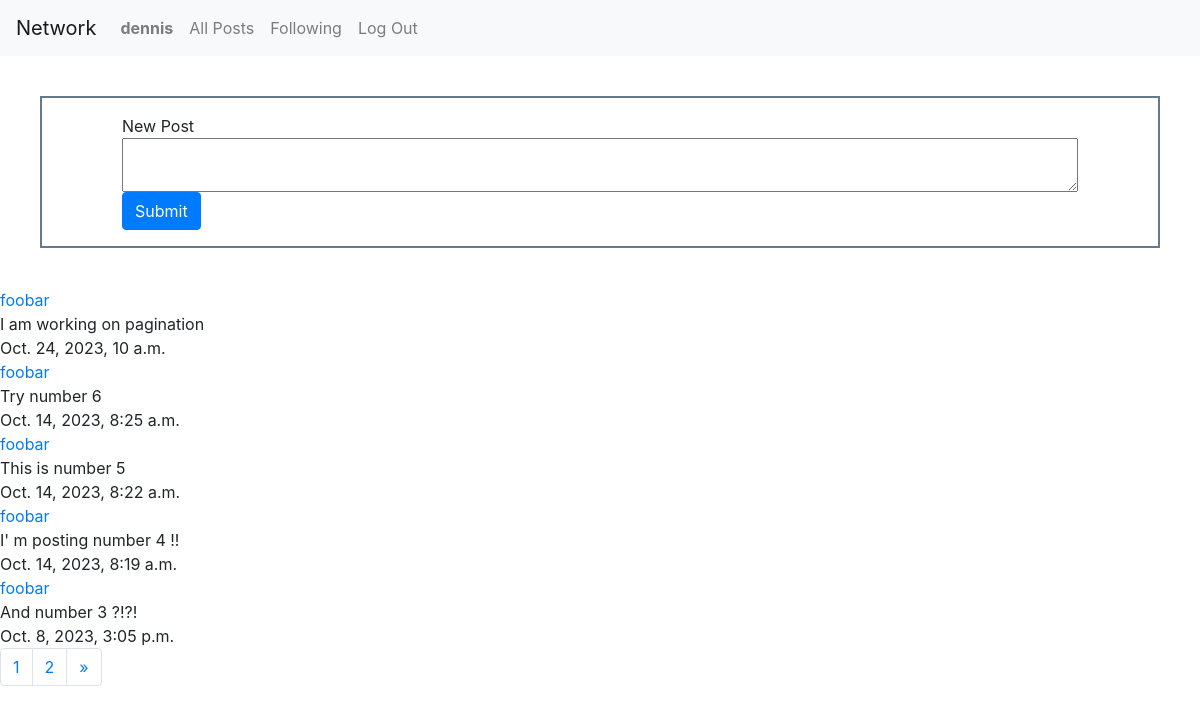
The app's page /following (signed in), older data.
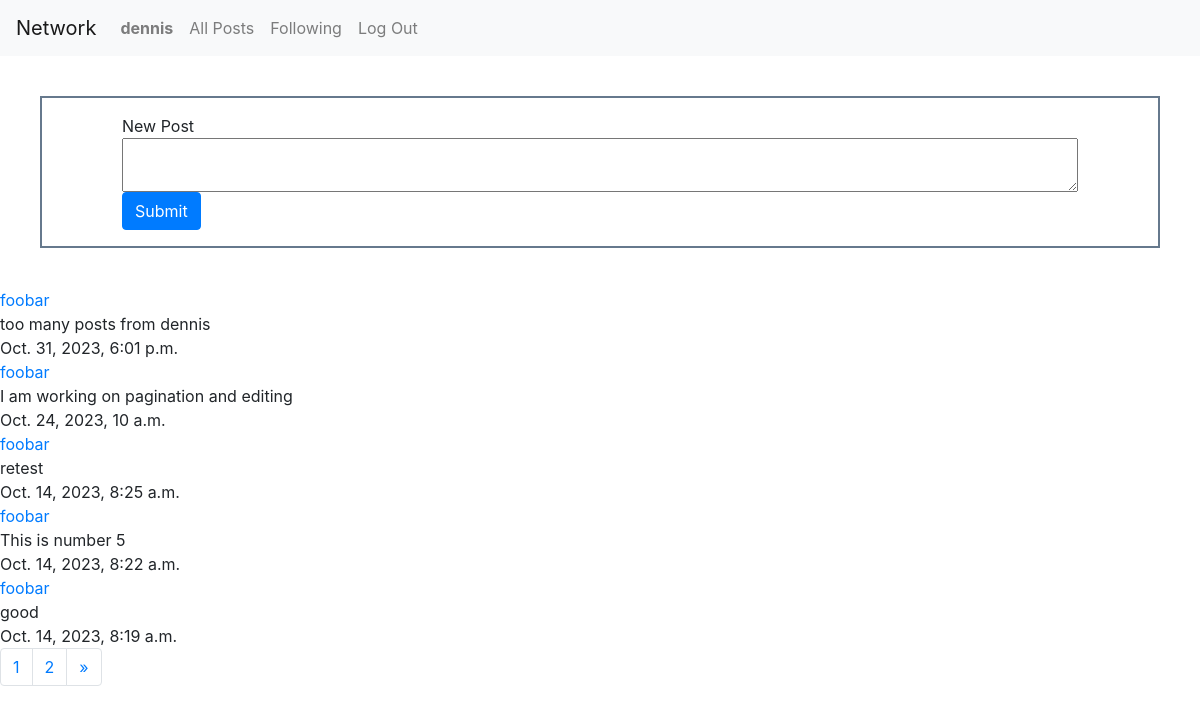
The same page, newer data.
### network/models.py (models this page shows, shortened)
class User(AbstractUser):
    pass

class Post(models.Model):
    poster = models.ForeignKey(User, on_delete=models.CASCADE, related_name="post")
    content = models.TextField()
    timestamp = models.DateTimeField()

### network/views.py (the view)
# urls.py: path("following", views.following, name="following"),
def following(request):
    followed = Follow.objects.filter(follower=request.user).values("followed")
    post_list = Post.objects.filter(poster__in=followed)
    post_list = post_list.order_by("-timestamp").all()
    paginator = Paginator(post_list,5)
    page_number = request.GET.get('page')
    post_list = paginator.get_page(page_number)
    return render(request, "network/following.html", {"post_list":post_list})

### network/templates/network/following.html (shortened to what this page needs)
{% extends "network/layout.html" %}
{% load static %}
{% block body %}
    <div id="new-post">
        <div id="new-post-form">
            New Post
            <form id="submit-post">
                <div>
                    <textarea id="new-post-text"></textarea>
                </div>
                <input type="submit" id="new-post-button" class="btn btn-primary">
            </form>
        </div>
    </div>
    <div id="following-page">
        <div id="following-posts">
            {% for post in post_list %}
                <div class="post">
                    <a href="{% url 'profile' post.poster_id %}">{{ post.poster }}</a>
                    <div id="{{ post.id }}-content">{{ post.content }}</div>
                    <div>{{ post.timestamp }}</div>
                </div>
            {% endfor %}
        </div>
    </div>
    <nav aria-label="Page navigation">
        <ul class="pagination">
        {% if post_list.paginator.num_pages <= 3 %}
            {% for page in post_list.paginator.page_range %}
                <li class="page-item"><a class="page-link" href="?page={{ page }}">{{ page }}</a></li>
            {% endfor %}
        {% endif %}
        {% if post_list.has_next %}
            <li class="page-item">
            <a class="page-link" href="?page={{ post_list.next_page_number }}" aria-label="Next">
              <span aria-hidden="true">&raquo;</span>
            </a>
          </li>
        {% endif %}
        </ul>
      </nav>
{% endblock %}

### network/templates/network/layout.html (shortened to what this page needs)
{% load static %}
<!DOCTYPE html>
<html lang="en">
    <head>
        <link rel="stylesheet" href="https://stackpath.bootstrapcdn.com/bootstrap/4.4.1/css/bootstrap.min.css">
        <link href="{% static 'network/styles.css' %}" rel="stylesheet">
    </head>
    <body>
        <nav class="navbar navbar-expand-lg navbar-light bg-light">
            <a class="navbar-brand" href="#">Network</a>
            <div>
              <ul class="navbar-nav mr-auto">
                {% if user.is_authenticated %}
                    <li class="nav-item">
                        <a class="nav-link" id="user-profile" href="{% url 'profile' request.user.id %}"><strong>{{ user.username }}</strong></a>
                    </li>
                {% endif %}
                <li class="nav-item">
                  <a class="nav-link" id="main" href="{% url 'index' %}">All Posts</a>
                </li>
                {% if user.is_authenticated %}
                    <li class="nav-item">
                        <a class="nav-link" href="{% url 'following' %}">Following</a>
                    </li>
                    <li class="nav-item">
                        <a class="nav-link" href="{% url 'logout' %}">Log Out</a>
                    </li>
                {% endif %}
              </ul>
            </div>
          </nav>
        <div class="body">
            {% block body %}
            {% endblock %}
        </div>
    </body>
</html>

### network/static/network/styles.css (style rules this page uses)
#new-post { padding-left: 10vh; padding-right: 10vh; padding-top: 2vh; padding-bottom: 2vh; border: 2px solid rgb(102, 121, 141); margin:5vh; }
#new-post-form { width:100%; height:100%; }
#new-post-text { width:100%; height:100%; }
textarea { display:block; }

Row changes from the older to the newer data that the page shows:
no longer on this page (row unchanged): Post: poster "foobar", content "And number 3 ?!?!", timestamp "Oct. 8, 2023, 3:05 p.m."
added Post: poster "foobar", content "too many posts from dennis", timestamp "Oct. 31, 2023, 6:01 p.m."
changed Post: content "I am working on pagination" → "I am working on pagination and editing"
changed Post: content "Try number 6" → "retest"
changed Post: content "I' m posting number 4 !!" → "good"
